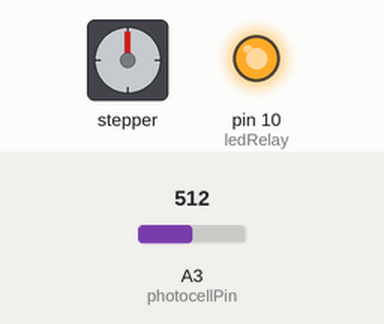
Simulated run of this sketch. Board: Arduino Uno, built with avr-gcc and run on an emulated ATmega328P. Shown: stepper motor, output pins drawn as LEDs (lit = HIGH). Inputs (shaded band) come from the test bench; at power-on: A3 (photocellPin) = 512. Stepper angles assume 2048 steps per turn.

Above: at 0.15 s.
At 1.36 s:
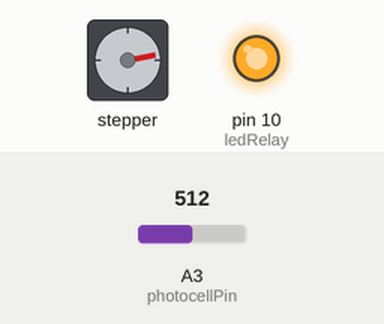
At 2.8 s:
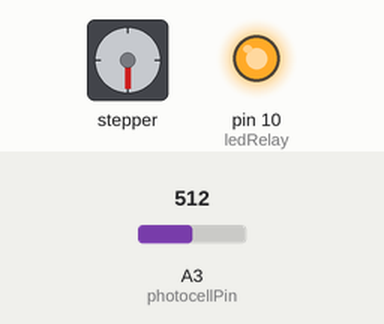
At 3.6 s:
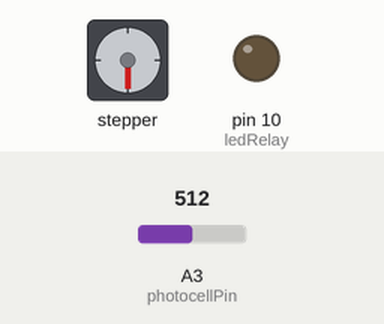
Timing chart, 0 to 5.1 s (numbered marks = the images above):
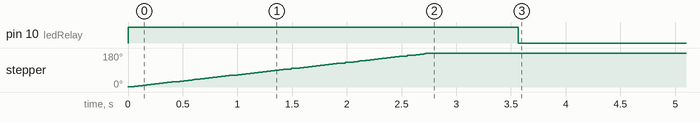

Measured:
- by itself, pin 10 (ledRelay): HIGH → LOW at 3.6 s
- by itself, stepper: turns 180° clockwise in 2.8 s

The sketch:

photocell_controll_stepper.ino
```cpp
#include "Stepper.h"

//stepper setting
#define STEPS  32   // Number of steps per revolution of Internal shaft
int  Steps2Take;  // 2048 = 1 Revolution
Stepper small_stepper(STEPS,3, 5, 4, 6);

//photocell setting
int photocellPin = 3;
int photocellReading;
int lightOnValue=200;

//global setting
int peopleState = false;
int ledRelay = 10;

void setup(){
  Steps2Take = 1024;
  pinMode(ledRelay,OUTPUT);
  digitalWrite(ledRelay,1); //turn of the relay
  //Serial.begin(9600);
}

void loop(){
   photocellReading = analogRead(photocellPin);
   //Serial.println(photocellReading);

   if(photocellReading > lightOnValue && peopleState ==false){ //toilet light on
      peopleState = true;
      small_stepper.setSpeed(700); //Max seems to be 700
      small_stepper.step(Steps2Take);
      delay(800);
      digitalWrite(ledRelay,0);
   }else if(photocellReading < lightOnValue && peopleState ==true){ //toilet light off
      delay(5000);
      peopleState = false;
      small_stepper.setSpeed(700); //Max seems to be 700

      digitalWrite(ledRelay,1);
      small_stepper.step(-Steps2Take);

   }
}
```
